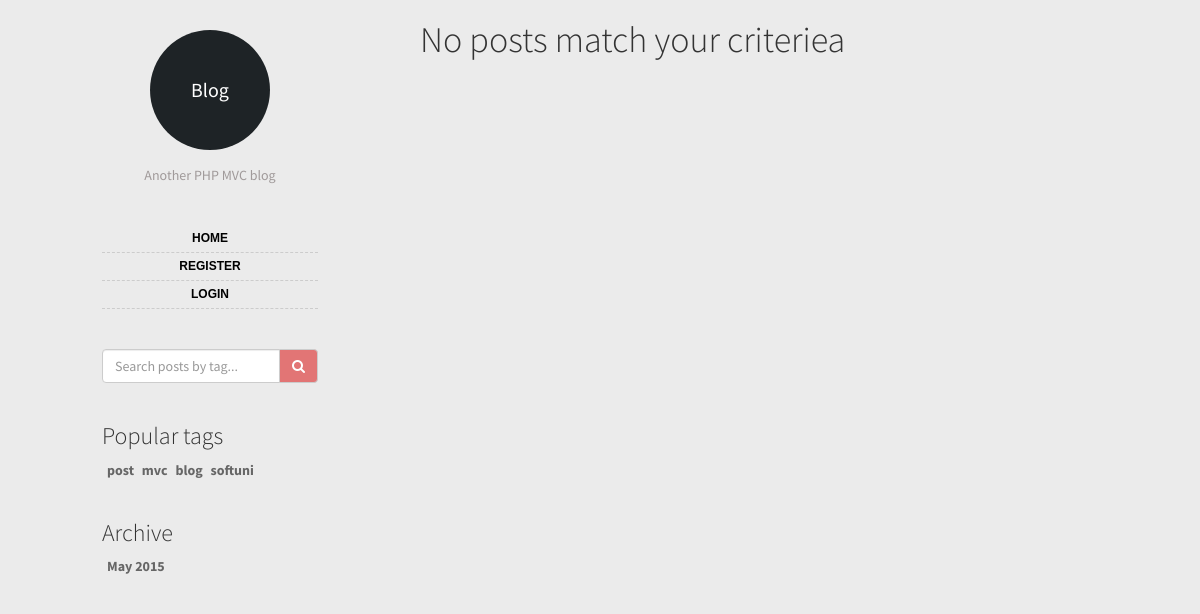
The page /index.php/posts/bydate/2015/4 on the database as committed earlier.
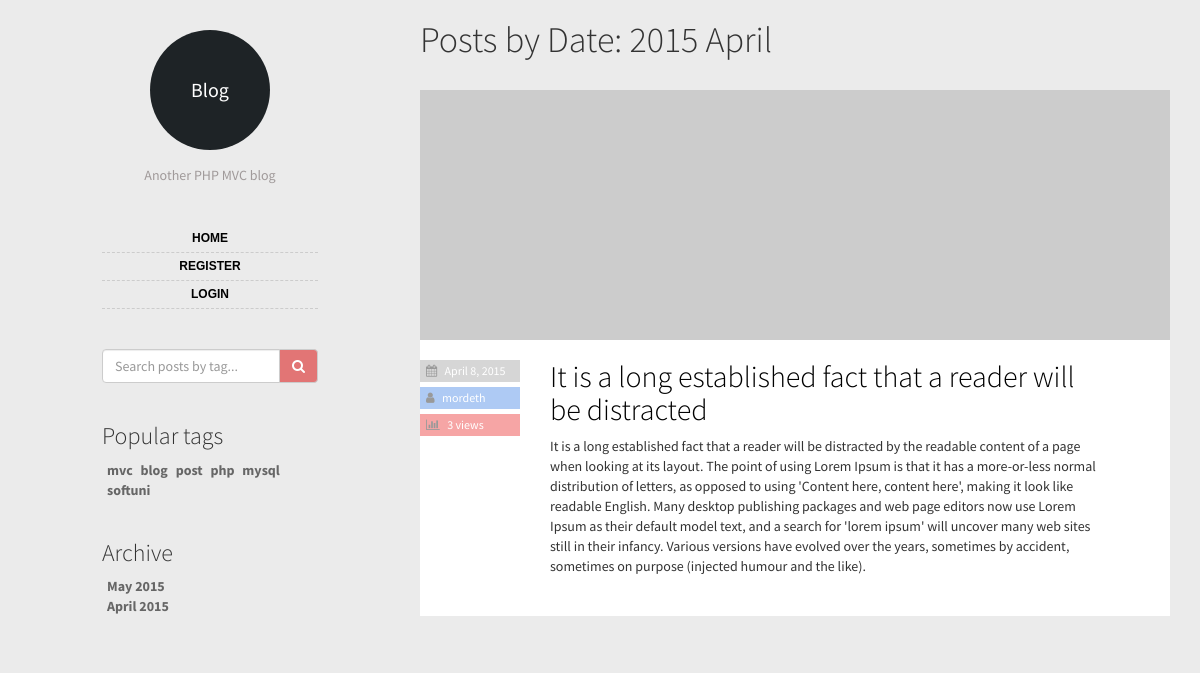
The same page on the database as committed later.
### tables this page shows
CREATE TABLE IF NOT EXISTS `tags` (
`id` int(11) NOT NULL,
  `title` varchar(200) NOT NULL,
  `post_id` int(11) NOT NULL
);

CREATE TABLE IF NOT EXISTS `posts` (
`id` int(11) NOT NULL,
  `title` varchar(200) NOT NULL,
  `content` text NOT NULL,
  `date` timestamp NOT NULL DEFAULT CURRENT_TIMESTAMP,
  `author` int(11) NOT NULL,
  `views` int(11) NOT NULL
);

### controllers/MainController.php (called while the page is built, shortened)
<?php
class Main_Controller {
	protected $layout = 'posts.php';
	protected $views =  '/views/layouts/';
	public function __construct( $model = 'main', $views = '/views/posts/' ) {
		$this->views = $views;
		$this->model = new $model_class( array( 'table' => 'none' ) );
		$this->popular_tags = $this->model->most_popular_tags();
		$this->archives = $this->model->getPostDates();
	}
	public function renderView() {
		include_once('views/layouts/header.php');
		include_once('views/layouts/sidebar.php');
		include_once ROOT_DIR . $this->views . $this->layout;
		include_once('views/layouts/footer.php');
	}
}
?>

### controllers/PostsController.php (called while the page is built, shortened)
<?php
class Posts_Controller extends Main_Controller {
	public function __construct() {
		parent::__construct( 'posts', '/views/posts/' );
	}
	public function bydate($args) {
		$this->archive_title = htmlentities($args[0]). ' '.date("F", mktime(0, 0, 0, $args[1], 10));
		$this->archive_type = 'Date';
		$this->posts = $this->model->list_posts_by_date($args[0], $args[1]);
        $this->renderView();
    }
}
?>

### models/BaseModel.php (called while the page is built, shortened)
<?php
class Base_Model {
	protected $db;
	protected $table;
	public function __construct( $args = array() ) {
		$args = array_merge( array(
			'where' => '',
			'columns' => '*',
			'limit' => 0
		), $args );
		if(empty($table)) {
			$table = 'posts';
		}
		extract( $args );
		$this->table = $table;
		$instance = DB_class::get_instance();
		$this->db = $instance::get_db();
	}
	public function find( $args = array() ) {
		$args = array_merge( array(
			'table' => $this->table,
			'where' => '',
			'columns' => '*',
			'limit' => 0
		), $args );
		extract( $args );
		$query = "select {$columns} from {$table}";
		if( ! empty( $where ) ) {
			$query .= ' where ' . $where;
		}
		$query .= ' order by `id` DESC';
		$results = $this->db->query( $query );
		$result = $this->handle_result( $results );
		return $result;
	}
	protected function handle_result( $result ) {
		$results = array();
		if( ! empty( $result ) && $result->num_rows > 0) {
			while($row = $result->fetch_assoc()) {
				$results[] = $row;
			}
		}
		return $results;
	}
	public function most_popular_tags() {
		$statement = $this->db->query("SELECT id, title, count(*) as cnt FROM tags GROUP BY  title ORDER BY cnt DESC LIMIT 10");
		return $statement->fetch_all();
	}
	public function list_posts_by_date($year, $month = null) {
		$posts = array();
		$query = 'SELECT * FROM posts p WHERE YEAR(p.date) = '. $this->db->real_escape_string($year);
        if ($month) {
            $statement = $this->db->query("$query AND MONTH(p.date) = ". $this->db->real_escape_string($month));
        } else {
            $statement = $this->db->query($query);
        }
		$i=0;
		while ($post = $statement->fetch_assoc()) {
			$posts[$i] = $post;
			$author = $this->find( array( 'table' => 'users', 'where' => 'id = "' .$post['author'].'"' ) );
			$posts[$i]['author_user'] = $author[0]['username'];
			$tags = $this->find( array( 'table' => 'tags', 'where' => 'post_id = "' .$post['id'].'"' ) );
			$posts[$i]['tags'] = $tags;
			$i++;
		}
        return $posts;
	}
	public function getPostDates() {
        $dates = array();
		$statement = $this->db->query('SELECT MONTH(p.date) AS month, MONTHNAME(p.date) AS monthname, ' .
            'YEAR(p.date) AS year FROM posts p '.
            'GROUP BY CONCAT(YEAR(p.date), MONTH(p.date)) DESC');
		while ($date = $statement->fetch_assoc()) {
			$dates[] = $date;
		}
        return $dates;
    }
}

### includes/auth.class.php (called while the page is built, shortened)
<?php
class UserAuth {
	public static function get_instance() {
		static $instance = null;
		if ( null === $instance ) {
			$instance = new static();
		}
		return $instance;
	}
}
?>

### includes/db.class.php (called while the page is built)
<?php
class DB_Class {
	private static $db;
	public function __construct() {
		$db = new mysqli(DB_HOST, DB_USER, DB_PASS, DB_NAME );
		self::$db = $db;
		self::$db->set_charset("utf8");
	}
	public static function get_instance() {
		static $instance = null;
		if( null === $instance ) {
			$instance = new static();
		}
		return $instance;
	}
	public static function get_db() {
		return self::$db;
	}
}

### views/posts/posts.php (the view, shortened to what the changed rows need)
<?php
if(!empty($this->posts)) {
	$i = 0;
	if(!empty($this->archive_title)) {
		echo '<h1>Posts by '.$this->archive_type.': '.$this->archive_title.'</h1>';
	}
	foreach($this->posts as $post) {
		?>
			<div class="post <?php if($i == 0) { echo 'marginTop'; } ?>">
				<div class="postImage"><img src="http://lorempixel.com/700/250?rand=<?php echo $i; ?>" alt="Image"></div>
				<div class="row">
					<div class="col-md-2">
						<div class="smallbox published"><i class="fa fa-calendar"></i> <?php echo date("F j, Y", strtotime($post['date'])); ?></div>
						<div class="smallbox author"><i class="fa fa-user"></i> <a href="<?php echo ROOT_URL; ?>posts/byauthor/<?php echo $post['author']; ?>"><?php echo $post['author_user']; ?></a></div>
						<div class="smallbox views"><i class="fa fa-bar-chart"></i> <?php echo $post['views']; ?> views</div>
					</div>
					<div class="col-md-9">
						<h2><a href="<?php echo ROOT_URL; ?>posts/view/<?php echo $post['id']; ?>"><?php echo $post['title']; ?></a></h2>
						<div class="postContent">
							<?php echo $post['content']; ?>
						</div>
						<div class="tags">
						</div>
					</div>
				</div>
			</div>
		<?php
		$i++;
	}
} else {
	echo '<h1>No posts match your criteriea';
}

### views/layouts/sidebar.php (shortened to what the changed rows need)
<div class="row">
	<div class="col-md-4 sidebar">
		<div class="popular_tags">
			<?php if(!empty($this->popular_tags)): ?>
				<ul>
				<?php foreach($this->popular_tags as $tag): ?>
					<?php if(!empty($tag[1])): ?>
						<li><a href="<?php echo ROOT_URL; ?>posts/bytag/<?php echo $tag[1]; ?>"><?php echo $tag[1]; ?></a></li>
					<?php endif; ?>
				<?php endforeach; ?>
				</ul>
			<?php endif; ?>
		</div>
		<div class="archive">
			<?php if(!empty($this->archives)): ?>
				<ul>
				<?php foreach($this->archives as $archive): ?>
					<li><a href="<?php echo ROOT_URL; ?>posts/bydate/<?= $archive['year'] . '/' . $archive['month'] ?>"><?= $archive['monthname'] . ' ' . $archive['year'] ?></a></li>
				<?php endforeach; ?>
				</ul>
			<?php endif; ?>
		</div>
	</div>
	<div class="col-md-8">

Rows that differ between the two databases and show on the page:
shown differently, row unchanged: tags "post": moves down the list
added tags: title "php"
added tags: title "mysql"
now on this page (row edited): posts: date "April 8, 2015", author_user "mordeth", views "3", title "It is a long established fact that a reader will be distracted", content "It is a long established fact that a reader will be distracted by the readable content of a page when looking at its layout. The point of using Lorem Ipsum is that it has a more-or-less normal distribution of letters, as opposed to using 'Content here, content here', making it look like readable English. Many desktop publishing packages and web page editors now use Lorem Ipsum as their default model text, and a search for 'lorem ipsum' will uncover many web sites still in their infancy. Various versions have evolved over the years, sometimes by accident, sometimes on purpose (injected humour and the like)."
Other text that changed with them:
$this->archive_type: (not shown) → "Date"
$this->archive_title: (not shown) → "2015 April"
new list line: "April 2015"
text no longer shown: "No posts match your criteriea"
text now shown: "Posts by :"
